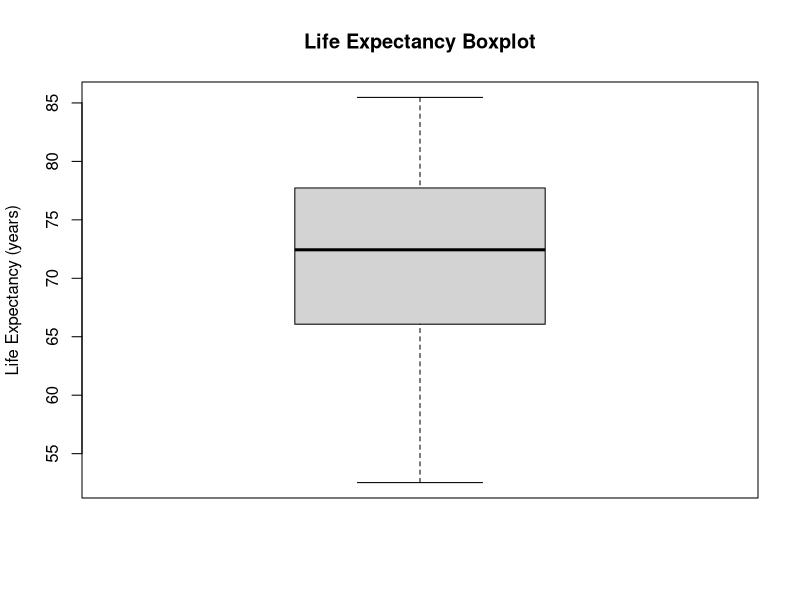

The R script that drew this image:
if (!require("readxl", quietly = TRUE)) {
  install.packages("readxl")
}
library(readxl)

df_hpi_data_raw <- read_excel("HPI.xlsx", sheet = 2, skip = 8)


print(df_hpi_data_raw)
colnames(df_hpi_data_raw)

png("boxplot_life_expectancy.png", width = 800, height = 600)
boxplot(df_hpi_data_raw$`Life Expectancy (years)`, main = "Life Expectancy Boxplot", ylab = "Life Expectancy (years)")
dev.off()
